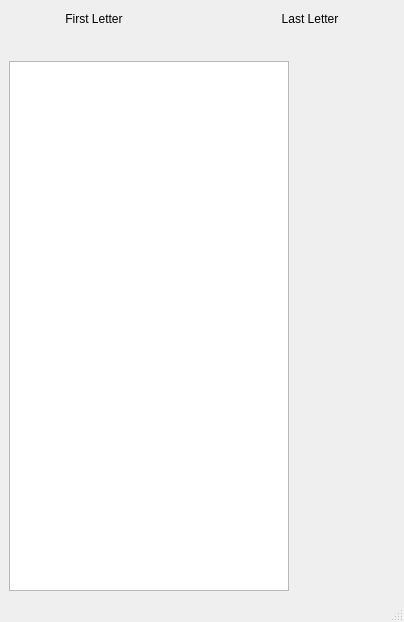
<?xml version="1.0" encoding="UTF-8"?>
<ui version="4.0">
 <class>MainWindow</class>
 <widget class="QMainWindow" name="MainWindow">
  <property name="geometry">
   <rect>
    <x>0</x>
    <y>0</y>
    <width>404</width>
    <height>622</height>
   </rect>
  </property>
  <property name="windowTitle">
   <string>MainWindow</string>
  </property>
  <widget class="QWidget" name="centralwidget">
   <layout class="QVBoxLayout" name="verticalLayout">
    <item>
     <layout class="QHBoxLayout" name="horizontalLayout">
      <item>
       <widget class="QLabel" name="firstLetterLabel">
        <property name="text">
         <string>First Letter</string>
        </property>
        <property name="alignment">
         <set>Qt::AlignmentFlag::AlignCenter</set>
        </property>
       </widget>
      </item>
      <item>
       <spacer name="horizontalSpacer_2">
        <property name="orientation">
         <enum>Qt::Orientation::Horizontal</enum>
        </property>
        <property name="sizeType">
         <enum>QSizePolicy::Policy::Fixed</enum>
        </property>
        <property name="sizeHint" stdset="0">
         <size>
          <width>40</width>
          <height>20</height>
         </size>
        </property>
       </spacer>
      </item>
      <item>
       <widget class="QLabel" name="lastLetterLabel">
        <property name="text">
         <string>Last Letter</string>
        </property>
        <property name="alignment">
         <set>Qt::AlignmentFlag::AlignCenter</set>
        </property>
       </widget>
      </item>
     </layout>
    </item>
    <item>
     <layout class="QHBoxLayout" name="horizontalLayout_3">
      <item>
       <widget class="AlphabetSelector" name="leftSelector" native="true"/>
      </item>
      <item>
       <spacer name="horizontalSpacer_3">
        <property name="orientation">
         <enum>Qt::Orientation::Horizontal</enum>
        </property>
        <property name="sizeType">
         <enum>QSizePolicy::Policy::Fixed</enum>
        </property>
        <property name="sizeHint" stdset="0">
         <size>
          <width>40</width>
          <height>20</height>
         </size>
        </property>
       </spacer>
      </item>
      <item>
       <widget class="AlphabetSelector" name="rightSelector" native="true"/>
      </item>
     </layout>
    </item>
    <item>
     <layout class="QHBoxLayout" name="horizontalLayout_2">
      <item>
       <widget class="QListView" name="listView"/>
      </item>
      <item>
       <widget class="QWidget" name="widget" native="true">
        <property name="minimumSize">
         <size>
          <width>100</width>
          <height>0</height>
         </size>
        </property>
       </widget>
      </item>
     </layout>
    </item>
   </layout>
  </widget>
  <widget class="QMenuBar" name="menubar">
   <property name="geometry">
    <rect>
     <x>0</x>
     <y>0</y>
     <width>404</width>
     <height>21</height>
    </rect>
   </property>
  </widget>
  <widget class="QStatusBar" name="statusbar"/>
 </widget>
 <customwidgets>
  <customwidget>
   <class>AlphabetSelector</class>
   <extends>QWidget</extends>
   <header>alphabetselector.hpp</header>
   <container>1</container>
  </customwidget>
 </customwidgets>
 <resources/>
 <connections/>
 <slots>
  <slot>leftLetterToggled(bool)</slot>
  <slot>rightLetterToggled(bool)</slot>
 </slots>
</ui>
